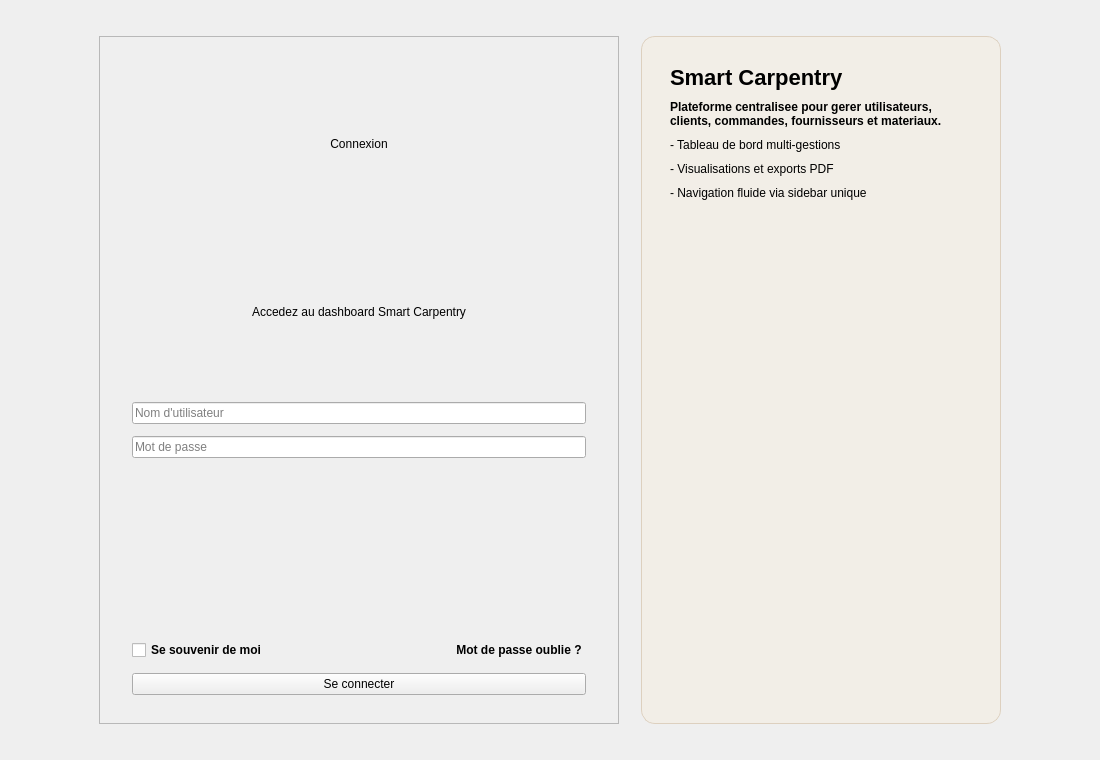
<?xml version="1.0" encoding="UTF-8"?>
<ui version="4.0">
 <class>LoginPageForm</class>
 <widget class="QWidget" name="LoginPageForm">
  <property name="geometry">
   <rect>
    <x>0</x>
    <y>0</y>
    <width>1100</width>
    <height>760</height>
   </rect>
  </property>
  <layout class="QHBoxLayout" name="rootLayout">
   <property name="leftMargin">
    <number>36</number>
   </property>
   <property name="topMargin">
    <number>36</number>
   </property>
   <property name="rightMargin">
    <number>36</number>
   </property>
   <property name="bottomMargin">
    <number>36</number>
   </property>
   <property name="spacing">
    <number>22</number>
   </property>
   <item>
    <spacer name="leftSpacer">
     <property name="orientation">
      <enum>Qt::Horizontal</enum>
     </property>
     <property name="sizeHint" stdset="0">
      <size>
       <width>80</width>
       <height>20</height>
      </size>
     </property>
    </spacer>
   </item>
   <item>
    <widget class="QFrame" name="PageCard">
     <property name="minimumSize">
      <size>
       <width>520</width>
       <height>0</height>
      </size>
     </property>
     <property name="maximumSize">
      <size>
       <width>520</width>
       <height>16777215</height>
      </size>
     </property>
     <property name="frameShape">
      <enum>QFrame::StyledPanel</enum>
     </property>
     <layout class="QVBoxLayout" name="cardLayout">
      <property name="leftMargin">
       <number>32</number>
      </property>
      <property name="topMargin">
       <number>28</number>
      </property>
      <property name="rightMargin">
       <number>32</number>
      </property>
      <property name="bottomMargin">
       <number>28</number>
      </property>
      <property name="spacing">
       <number>12</number>
      </property>
      <item>
       <widget class="QLabel" name="PageTitle">
        <property name="text">
         <string>Connexion</string>
        </property>
        <property name="alignment">
         <set>Qt::AlignCenter</set>
        </property>
       </widget>
      </item>
      <item>
       <widget class="QLabel" name="subtitleLabel">
        <property name="styleSheet">
         <string notr="true">color:#000000;</string>
        </property>
        <property name="text">
         <string>Accedez au dashboard Smart Carpentry</string>
        </property>
        <property name="alignment">
         <set>Qt::AlignCenter</set>
        </property>
       </widget>
      </item>
      <item>
       <widget class="QLineEdit" name="identifierEdit">
        <property name="placeholderText">
         <string>Nom d'utilisateur</string>
        </property>
       </widget>
      </item>
      <item>
       <widget class="QLineEdit" name="passwordEdit">
        <property name="placeholderText">
         <string>Mot de passe</string>
        </property>
       </widget>
      </item>
      <item>
       <widget class="QLabel" name="errorLabel">
        <property name="styleSheet">
         <string notr="true">color:#a73333; font-weight:700;</string>
        </property>
        <property name="text">
         <string/>
        </property>
       </widget>
      </item>
      <item>
       <layout class="QHBoxLayout" name="optionsLayout">
        <item>
         <widget class="QCheckBox" name="rememberMeCheck">
          <property name="styleSheet">
           <string notr="true">color:#000000; font-weight:600;</string>
          </property>
          <property name="text">
           <string>Se souvenir de moi</string>
          </property>
         </widget>
        </item>
        <item>
         <spacer name="horizontalSpacer">
          <property name="orientation">
           <enum>Qt::Horizontal</enum>
          </property>
          <property name="sizeHint" stdset="0">
           <size>
            <width>40</width>
            <height>20</height>
           </size>
          </property>
         </spacer>
        </item>
        <item>
         <widget class="QPushButton" name="forgotPasswordBtn">
          <property name="styleSheet">
           <string notr="true">color:#000000; font-weight:700;</string>
          </property>
          <property name="text">
           <string>Mot de passe oublie ?</string>
          </property>
          <property name="flat">
           <bool>true</bool>
          </property>
         </widget>
        </item>
       </layout>
      </item>
      <item>
       <widget class="QPushButton" name="loginBtn">
        <property name="text">
         <string>Se connecter</string>
        </property>
       </widget>
      </item>
     </layout>
    </widget>
   </item>
   <item>
    <widget class="QFrame" name="infoCard">
    <property name="styleSheet">
     <string notr="true">QFrame#infoCard { background:#f2eee7; border:1px solid #ddd0bf; border-radius:14px; }</string>
    </property>
     <property name="minimumSize">
      <size>
       <width>360</width>
       <height>0</height>
      </size>
     </property>
     <property name="maximumSize">
      <size>
       <width>420</width>
       <height>16777215</height>
      </size>
     </property>
     <property name="frameShape">
      <enum>QFrame::StyledPanel</enum>
     </property>
     <layout class="QVBoxLayout" name="infoLayout">
      <property name="leftMargin">
       <number>28</number>
      </property>
      <property name="topMargin">
       <number>28</number>
      </property>
      <property name="rightMargin">
       <number>28</number>
      </property>
      <property name="bottomMargin">
       <number>28</number>
      </property>
      <property name="spacing">
       <number>10</number>
      </property>
      <item>
       <widget class="QLabel" name="welcomeTitle">
        <property name="styleSheet">
         <string notr="true">color:#000000; font-size:22px; font-weight:800;</string>
        </property>
        <property name="text">
         <string>Smart Carpentry</string>
        </property>
       </widget>
      </item>
      <item>
       <widget class="QLabel" name="welcomeText">
        <property name="styleSheet">
         <string notr="true">color:#000000; font-weight:600;</string>
        </property>
        <property name="wordWrap">
         <bool>true</bool>
        </property>
        <property name="text">
         <string>Plateforme centralisee pour gerer utilisateurs, clients, commandes, fournisseurs et materiaux.</string>
        </property>
       </widget>
      </item>
      <item>
       <widget class="QLabel" name="bullet1">
        <property name="styleSheet">
         <string notr="true">color:#000000;</string>
        </property>
        <property name="text">
         <string>- Tableau de bord multi-gestions</string>
        </property>
       </widget>
      </item>
      <item>
       <widget class="QLabel" name="bullet2">
        <property name="styleSheet">
         <string notr="true">color:#000000;</string>
        </property>
        <property name="text">
         <string>- Visualisations et exports PDF</string>
        </property>
       </widget>
      </item>
      <item>
       <widget class="QLabel" name="bullet3">
        <property name="styleSheet">
         <string notr="true">color:#000000;</string>
        </property>
        <property name="text">
         <string>- Navigation fluide via sidebar unique</string>
        </property>
       </widget>
      </item>
      <item>
       <spacer name="infoBottomSpacer">
        <property name="orientation">
         <enum>Qt::Vertical</enum>
        </property>
        <property name="sizeHint" stdset="0">
         <size>
          <width>20</width>
          <height>40</height>
         </size>
        </property>
       </spacer>
      </item>
     </layout>
    </widget>
   </item>
   <item>
    <spacer name="rightSpacer">
     <property name="orientation">
      <enum>Qt::Horizontal</enum>
     </property>
     <property name="sizeHint" stdset="0">
      <size>
       <width>80</width>
       <height>20</height>
      </size>
     </property>
    </spacer>
   </item>
  </layout>
 </widget>
 <resources/>
 <connections/>
</ui>
